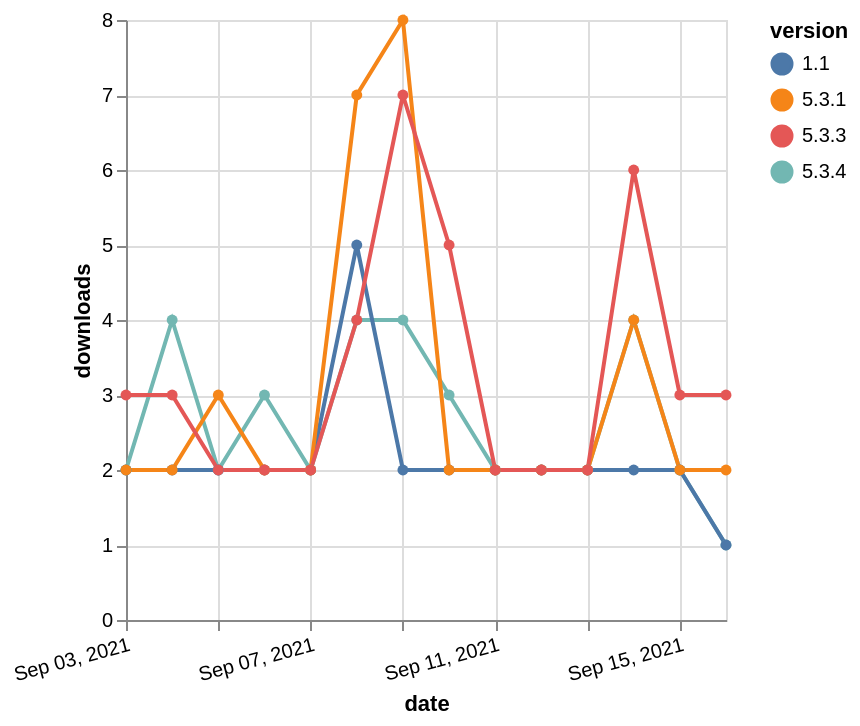

Vega-Lite specification stored for this chart:
### Vega-Lite specification from a JSON file in a GitHub repository (floating-point values rounded to 4 significant figures)
{"$schema": "https://vega.github.io/schema/vega-lite/v5.json", "description": "A simple bar chart with embedded data.", "data": {"values": [{"date": "2021-09-03", "total": 1440, "delta": 2, "version": "5.3.4"}, {"date": "2021-09-04", "total": 1444, "delta": 4, "version": "5.3.4"}, {"date": "2021-09-05", "total": 1446, "delta": 2, "version": "5.3.4"}, {"date": "2021-09-06", "total": 1449, "delta": 3, "version": "5.3.4"}, {"date": "2021-09-07", "total": 1451, "delta": 2, "version": "5.3.4"}, {"date": "2021-09-08", "total": 1455, "delta": 4, "version": "5.3.4"}, {"date": "2021-09-09", "total": 1459, "delta": 4, "version": "5.3.4"}, {"date": "2021-09-10", "total": 1462, "delta": 3, "version": "5.3.4"}, {"date": "2021-09-11", "total": 1464, "delta": 2, "version": "5.3.4"}, {"date": "2021-09-12", "total": 1466, "delta": 2, "version": "5.3.4"}, {"date": "2021-09-13", "total": 1468, "delta": 2, "version": "5.3.4"}, {"date": "2021-09-14", "total": 1472, "delta": 4, "version": "5.3.4"}, {"date": "2021-09-15", "total": 1474, "delta": 2, "version": "5.3.4"}, {"date": "2021-09-16", "total": 1475, "delta": 1, "version": "5.3.4"}, {"date": "2021-09-03", "total": 4114, "delta": 2, "version": "1.1"}, {"date": "2021-09-04", "total": 4116, "delta": 2, "version": "1.1"}, {"date": "2021-09-05", "total": 4118, "delta": 2, "version": "1.1"}, {"date": "2021-09-06", "total": 4120, "delta": 2, "version": "1.1"}, {"date": "2021-09-07", "total": 4122, "delta": 2, "version": "1.1"}, {"date": "2021-09-08", "total": 4127, "delta": 5, "version": "1.1"}, {"date": "2021-09-09", "total": 4129, "delta": 2, "version": "1.1"}, {"date": "2021-09-10", "total": 4131, "delta": 2, "version": "1.1"}, {"date": "2021-09-11", "total": 4133, "delta": 2, "version": "1.1"}, {"date": "2021-09-12", "total": 4135, "delta": 2, "version": "1.1"}, {"date": "2021-09-13", "total": 4137, "delta": 2, "version": "1.1"}, {"date": "2021-09-14", "total": 4139, "delta": 2, "version": "1.1"}, {"date": "2021-09-15", "total": 4141, "delta": 2, "version": "1.1"}, {"date": "2021-09-16", "total": 4142, "delta": 1, "version": "1.1"}, {"date": "2021-09-03", "total": 6872, "delta": 2, "version": "5.3.1"}, {"date": "2021-09-04", "total": 6874, "delta": 2, "version": "5.3.1"}, {"date": "2021-09-05", "total": 6877, "delta": 3, "version": "5.3.1"}, {"date": "2021-09-06", "total": 6879, "delta": 2, "version": "5.3.1"}, {"date": "2021-09-07", "total": 6881, "delta": 2, "version": "5.3.1"}, {"date": "2021-09-08", "total": 6888, "delta": 7, "version": "5.3.1"}, {"date": "2021-09-09", "total": 6896, "delta": 8, "version": "5.3.1"}, {"date": "2021-09-10", "total": 6898, "delta": 2, "version": "5.3.1"}, {"date": "2021-09-11", "total": 6900, "delta": 2, "version": "5.3.1"}, {"date": "2021-09-12", "total": 6902, "delta": 2, "version": "5.3.1"}, {"date": "2021-09-13", "total": 6904, "delta": 2, "version": "5.3.1"}, {"date": "2021-09-14", "total": 6908, "delta": 4, "version": "5.3.1"}, {"date": "2021-09-15", "total": 6910, "delta": 2, "version": "5.3.1"}, {"date": "2021-09-16", "total": 6912, "delta": 2, "version": "5.3.1"}, {"date": "2021-09-03", "total": 5751, "delta": 3, "version": "5.3.3"}, {"date": "2021-09-04", "total": 5754, "delta": 3, "version": "5.3.3"}, {"date": "2021-09-05", "total": 5756, "delta": 2, "version": "5.3.3"}, {"date": "2021-09-06", "total": 5758, "delta": 2, "version": "5.3.3"}, {"date": "2021-09-07", "total": 5760, "delta": 2, "version": "5.3.3"}, {"date": "2021-09-08", "total": 5764, "delta": 4, "version": "5.3.3"}, {"date": "2021-09-09", "total": 5771, "delta": 7, "version": "5.3.3"}, {"date": "2021-09-10", "total": 5776, "delta": 5, "version": "5.3.3"}, {"date": "2021-09-11", "total": 5778, "delta": 2, "version": "5.3.3"}, {"date": "2021-09-12", "total": 5780, "delta": 2, "version": "5.3.3"}, {"date": "2021-09-13", "total": 5782, "delta": 2, "version": "5.3.3"}, {"date": "2021-09-14", "total": 5788, "delta": 6, "version": "5.3.3"}, {"date": "2021-09-15", "total": 5791, "delta": 3, "version": "5.3.3"}, {"date": "2021-09-16", "total": 5794, "delta": 3, "version": "5.3.3"}]}, "width": "container", "mark": {"type": "line", "point": {"filled": true}}, "encoding": {"x": {"field": "date", "type": "temporal", "timeUnit": "yearmonthdate", "title": "date", "axis": {"labelAngle": -15}}, "y": {"field": "delta", "type": "quantitative", "title": "downloads"}, "color": {"field": "version", "type": "nominal"}, "tooltip": {"field": "delta"}}}
